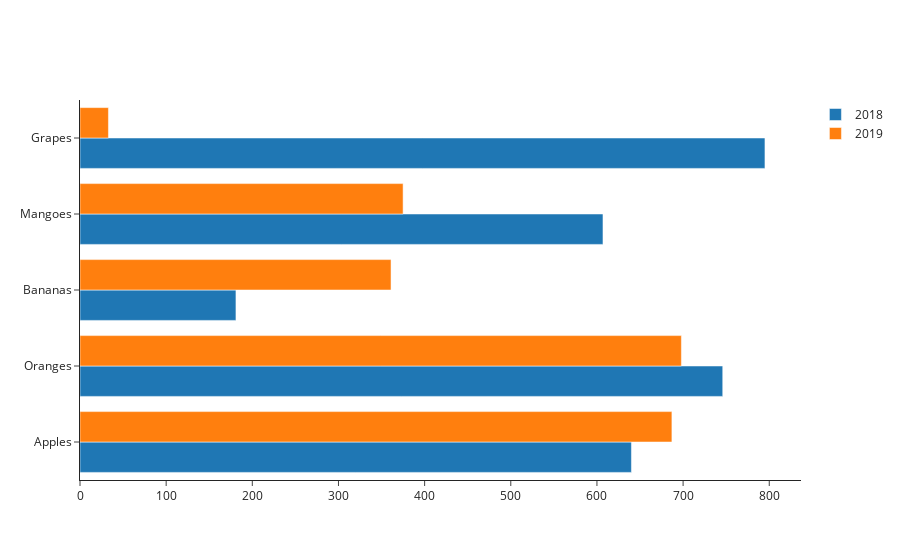

Notebook cell for this chart:
### Code cell
fig2 = go.Figure()

fig2.add_trace(go.Bar(
            x=df['2018'],
            y=df.index,
            name='2018',
            orientation='h'))

fig2.add_trace(go.Bar(
            x=df['2019'],
            y=df.index,
            name='2019',
            orientation='h'))

fig2.update_layout(template='simple_white')

fig2.show()

### Figure 1 — Plotly figure (JSON) as saved in the notebook; plotly's stock layout.template omitted (floating-point values rounded to 4 significant figures)
{"data": [{"name": "2018", "orientation": "h", "type": "bar", "x": [640, 746, 181, 607, 795], "y": ["Apples", "Oranges", "Bananas", "Mangoes", "Grapes"]}, {"name": "2019", "orientation": "h", "type": "bar", "x": [687, 698, 361, 375, 33], "y": ["Apples", "Oranges", "Bananas", "Mangoes", "Grapes"]}], "layout": {"autosize": true, "xaxis": {"autorange": true, "range": [0, 836.8], "type": "linear"}, "yaxis": {"autorange": true, "range": [-0.5, 4.5], "type": "category"}}}
